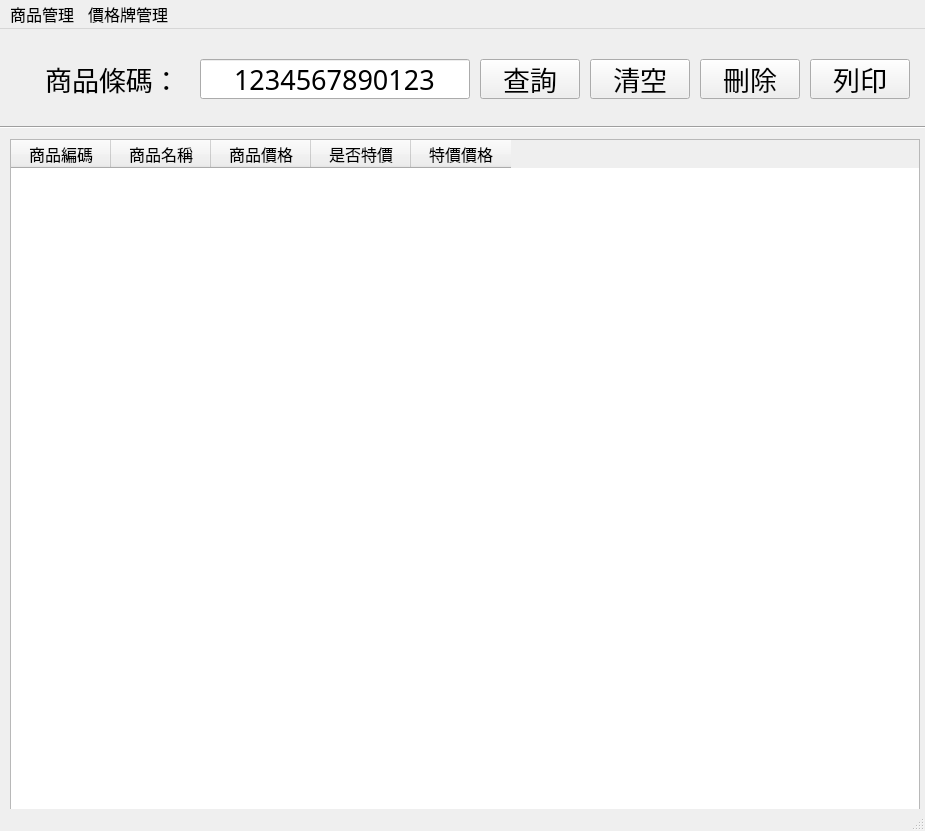
<?xml version="1.0" encoding="UTF-8"?>
<ui version="4.0">
 <class>MainWindow</class>
 <widget class="QMainWindow" name="MainWindow">
  <property name="geometry">
   <rect>
    <x>0</x>
    <y>0</y>
    <width>925</width>
    <height>831</height>
   </rect>
  </property>
  <property name="windowTitle">
   <string>MainWindow</string>
  </property>
  <widget class="QWidget" name="centralwidget">
   <widget class="QPushButton" name="search_btn">
    <property name="geometry">
     <rect>
      <x>480</x>
      <y>30</y>
      <width>100</width>
      <height>40</height>
     </rect>
    </property>
    <property name="font">
     <font>
      <family>微軟正黑體</family>
      <pointsize>20</pointsize>
     </font>
    </property>
    <property name="layoutDirection">
     <enum>Qt::LeftToRight</enum>
    </property>
    <property name="text">
     <string>查詢</string>
    </property>
   </widget>
   <widget class="Line" name="line">
    <property name="geometry">
     <rect>
      <x>0</x>
      <y>90</y>
      <width>1080</width>
      <height>16</height>
     </rect>
    </property>
    <property name="orientation">
     <enum>Qt::Horizontal</enum>
    </property>
   </widget>
   <widget class="QLabel" name="label">
    <property name="geometry">
     <rect>
      <x>30</x>
      <y>30</y>
      <width>165</width>
      <height>40</height>
     </rect>
    </property>
    <property name="font">
     <font>
      <family>微軟正黑體</family>
      <pointsize>20</pointsize>
     </font>
    </property>
    <property name="text">
     <string>商品條碼：</string>
    </property>
    <property name="textFormat">
     <enum>Qt::AutoText</enum>
    </property>
    <property name="alignment">
     <set>Qt::AlignCenter</set>
    </property>
   </widget>
   <widget class="QLineEdit" name="search_code">
    <property name="geometry">
     <rect>
      <x>200</x>
      <y>30</y>
      <width>270</width>
      <height>40</height>
     </rect>
    </property>
    <property name="font">
     <font>
      <family>微軟正黑體</family>
      <pointsize>20</pointsize>
     </font>
    </property>
    <property name="text">
     <string>1234567890123</string>
    </property>
    <property name="alignment">
     <set>Qt::AlignCenter</set>
    </property>
   </widget>
   <widget class="QTableWidget" name="card_table">
    <property name="geometry">
     <rect>
      <x>10</x>
      <y>110</y>
      <width>910</width>
      <height>671</height>
     </rect>
    </property>
    <property name="font">
     <font>
      <family>微軟正黑體</family>
      <pointsize>12</pointsize>
     </font>
    </property>
    <property name="verticalScrollBarPolicy">
     <enum>Qt::ScrollBarAsNeeded</enum>
    </property>
    <property name="editTriggers">
     <set>QAbstractItemView::NoEditTriggers</set>
    </property>
    <property name="selectionBehavior">
     <enum>QAbstractItemView::SelectRows</enum>
    </property>
    <attribute name="horizontalHeaderVisible">
     <bool>true</bool>
    </attribute>
    <attribute name="horizontalHeaderCascadingSectionResizes">
     <bool>false</bool>
    </attribute>
    <attribute name="verticalHeaderVisible">
     <bool>true</bool>
    </attribute>
    <attribute name="verticalHeaderCascadingSectionResizes">
     <bool>false</bool>
    </attribute>
    <column>
     <property name="text">
      <string>商品編碼</string>
     </property>
     <property name="textAlignment">
      <set>AlignCenter</set>
     </property>
    </column>
    <column>
     <property name="text">
      <string>商品名稱</string>
     </property>
     <property name="textAlignment">
      <set>AlignCenter</set>
     </property>
    </column>
    <column>
     <property name="text">
      <string>商品價格</string>
     </property>
     <property name="textAlignment">
      <set>AlignCenter</set>
     </property>
    </column>
    <column>
     <property name="text">
      <string>是否特價</string>
     </property>
     <property name="textAlignment">
      <set>AlignCenter</set>
     </property>
    </column>
    <column>
     <property name="text">
      <string>特價價格</string>
     </property>
     <property name="textAlignment">
      <set>AlignCenter</set>
     </property>
    </column>
   </widget>
   <widget class="QPushButton" name="print_btn">
    <property name="geometry">
     <rect>
      <x>810</x>
      <y>30</y>
      <width>100</width>
      <height>40</height>
     </rect>
    </property>
    <property name="font">
     <font>
      <family>微軟正黑體</family>
      <pointsize>20</pointsize>
     </font>
    </property>
    <property name="text">
     <string>列印</string>
    </property>
   </widget>
   <widget class="QPushButton" name="clean_btn">
    <property name="geometry">
     <rect>
      <x>590</x>
      <y>30</y>
      <width>100</width>
      <height>40</height>
     </rect>
    </property>
    <property name="font">
     <font>
      <family>微軟正黑體</family>
      <pointsize>20</pointsize>
     </font>
    </property>
    <property name="layoutDirection">
     <enum>Qt::LeftToRight</enum>
    </property>
    <property name="text">
     <string>清空</string>
    </property>
   </widget>
   <widget class="QPushButton" name="delete_btn">
    <property name="geometry">
     <rect>
      <x>700</x>
      <y>30</y>
      <width>100</width>
      <height>40</height>
     </rect>
    </property>
    <property name="font">
     <font>
      <family>微軟正黑體</family>
      <pointsize>20</pointsize>
     </font>
    </property>
    <property name="layoutDirection">
     <enum>Qt::LeftToRight</enum>
    </property>
    <property name="text">
     <string>刪除</string>
    </property>
   </widget>
  </widget>
  <widget class="QMenuBar" name="menubar">
   <property name="geometry">
    <rect>
     <x>0</x>
     <y>0</y>
     <width>925</width>
     <height>31</height>
    </rect>
   </property>
   <property name="font">
    <font>
     <family>微軟正黑體</family>
     <pointsize>12</pointsize>
    </font>
   </property>
   <widget class="QMenu" name="menu_manager">
    <property name="title">
     <string>商品管理</string>
    </property>
    <addaction name="product_manager"/>
   </widget>
   <widget class="QMenu" name="menu_card">
    <property name="font">
     <font>
      <family>微軟正黑體</family>
      <pointsize>12</pointsize>
     </font>
    </property>
    <property name="title">
     <string>價格牌管理</string>
    </property>
    <addaction name="product_card"/>
    <addaction name="product_card_in_list"/>
    <addaction name="product_all_card"/>
   </widget>
   <addaction name="menu_manager"/>
   <addaction name="menu_card"/>
  </widget>
  <widget class="QStatusBar" name="statusbar"/>
  <action name="actiontest">
   <property name="text">
    <string>test</string>
   </property>
   <property name="font">
    <font>
     <family>微軟正黑體</family>
     <pointsize>12</pointsize>
    </font>
   </property>
  </action>
  <action name="product_all_card">
   <property name="text">
    <string>3 列印所有價格牌</string>
   </property>
   <property name="font">
    <font>
     <family>微軟正黑體</family>
     <pointsize>12</pointsize>
    </font>
   </property>
  </action>
  <action name="product_manager">
   <property name="text">
    <string>商品管理</string>
   </property>
   <property name="font">
    <font>
     <family>微軟正黑體</family>
     <pointsize>12</pointsize>
    </font>
   </property>
  </action>
  <action name="product_card">
   <property name="text">
    <string>1 列印指定價格牌</string>
   </property>
   <property name="font">
    <font>
     <family>微軟正黑體</family>
     <pointsize>12</pointsize>
    </font>
   </property>
  </action>
  <action name="product_card_in_list">
   <property name="text">
    <string>2 從清單中選取商品</string>
   </property>
   <property name="font">
    <font>
     <family>微軟正黑體</family>
     <pointsize>12</pointsize>
    </font>
   </property>
  </action>
 </widget>
 <resources/>
 <connections/>
</ui>
